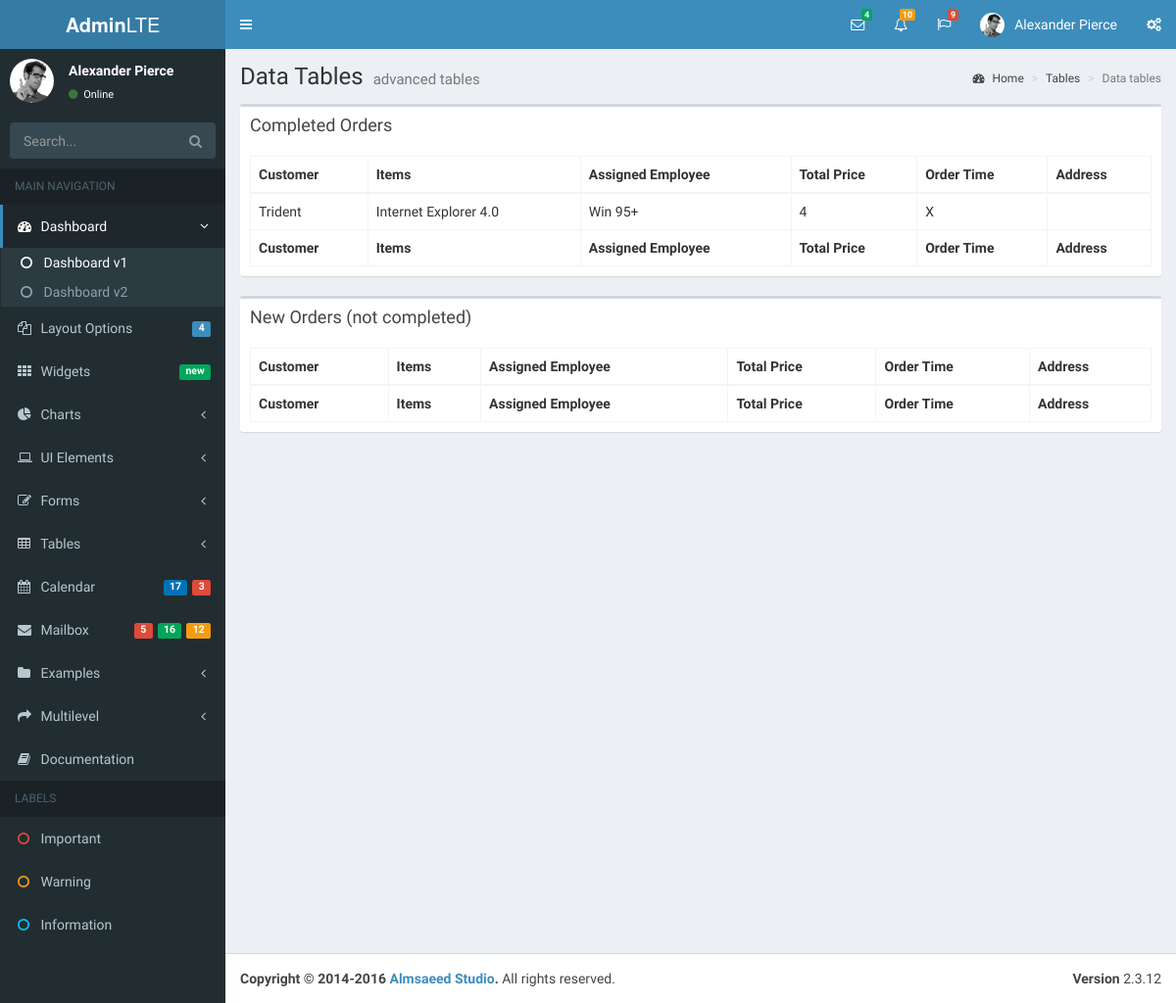
/superadminneworders/, run on an earlier commit of the app's database.
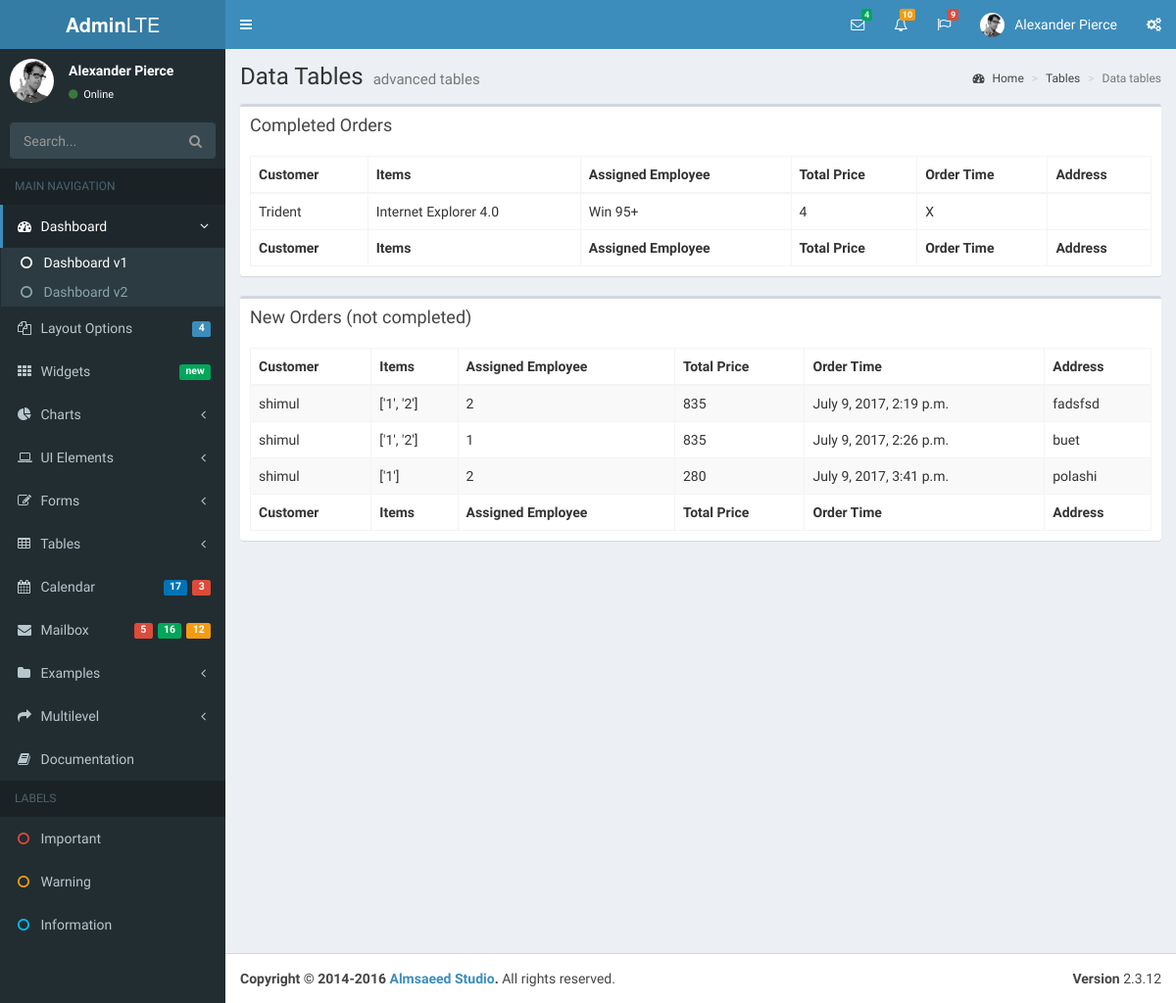
And on a later commit of the database.
### user/models.py (models this page shows)
class NewOrders(models.Model):
    cart_items = models.CharField(max_length=500)
    employee_id = models.PositiveIntegerField(null=True)
    customer_username = models.CharField(max_length=100, null=True)
    order_time = models.DateTimeField(null=True)
    total_price = models.PositiveIntegerField(null=True)
    address = models.CharField(max_length=300, null=True)

### user/views.py (the view)
# urls.py: url(r'^superadminneworders/$', views.SuperAdminNewOrdersView.as_view(), name='superadminneworders'),
class SuperAdminNewOrdersView(View):
    def get(self, request):
        queryset_list = NewOrders.objects.all()
        context = {
            'object_list': queryset_list,
        }
        return render(request, 'user/superadminneworders.html', context)

### user/templates/user/superadminneworders.html (shortened to what this page needs)
{% extends 'user/base3.html' %}
{% block content %}
  <div class="content-wrapper">
    <section class="content-header">
      <h1>
        Data Tables
        <small>advanced tables</small>
      </h1>
      <ol class="breadcrumb">
        <li><a href="#"><i class="fa fa-dashboard"></i> Home</a></li>
        <li><a href="#">Tables</a></li>
        <li class="active">Data tables</li>
      </ol>
    </section>
    <section class="content">
      <div class="row">
        <div class="col-xs-12">
          <div class="box">
            <div class="box-header">
              <h3 class="box-title">Completed Orders</h3>
            </div>
            <div class="box-body">
              <table id="example2" class="table table-bordered table-hover">
                <thead>
                <tr>
                  <th>Customer</th>
                  <th>Items</th>
                  <th>Assigned Employee</th>
                  <th>Total Price</th>
                  <th>Order Time</th>
                    <th>Address</th>
                </tr>
                </thead>
                <tbody>
                <tr>
                  <td>Trident</td>
                  <td>Internet
                    Explorer 4.0
                  </td>
                  <td>Win 95+</td>
                  <td> 4</td>
                  <td>X</td>
                </tr>
                </tbody>
                <tfoot>
                <tr>
                  <th>Customer</th>
                  <th>Items</th>
                  <th>Assigned Employee</th>
                  <th>Total Price</th>
                  <th>Order Time</th>
                    <th>Address</th>
                </tr>
                </tfoot>
              </table>
            </div>
          </div>
          <div class="box">
            <div class="box-header">
              <h3 class="box-title">New Orders (not completed)</h3>
            </div>
            <div class="box-body">
              <table id="example1" class="table table-bordered table-striped">
                <thead>
                <tr>
                  <th>Customer</th>
                  <th>Items</th>
                  <th>Assigned Employee</th>
                  <th>Total Price</th>
                  <th>Order Time</th>
                    <th>Address</th>
                </tr>
                </thead>
                <tbody>
                {% for neworder in object_list %}
                <tr>
                  <td>{{ neworder.customer_username }}</td>
                  <td>{{ neworder.cart_items }}</td>
                  <td>{{ neworder.employee_id }}</td>
                  <td>{{ neworder.total_price }}</td>
                  <td>{{ neworder.order_time }}</td>
                    <td>{{ neworder.address }}</td>
                </tr>
                {% endfor %}
                </tbody>
                <tfoot>
                <tr>
                  <th>Customer</th>
                  <th>Items</th>
                  <th>Assigned Employee</th>
                  <th>Total Price</th>
                  <th>Order Time</th>
                    <th>Address</th>
                </tr>
                </tfoot>
              </table>
            </div>
          </div>
        </div>
      </div>
    </section>
  </div>
{% endblock %}

What changed in the data, as far as the page shows it:
added NewOrders: customer_username "shimul", cart_items "['1', '2']", employee_id "2", total_price "835", order_time "July 9, 2017, 2:19 p.m.", address "fadsfsd"
added NewOrders: customer_username "shimul", cart_items "['1', '2']", employee_id "1", total_price "835", order_time "July 9, 2017, 2:26 p.m.", address "buet"
added NewOrders: customer_username "shimul", cart_items "['1']", employee_id "2", total_price "280", order_time "July 9, 2017, 3:41 p.m.", address "polashi"
